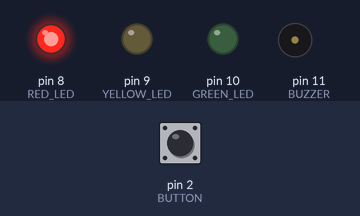
The sketch below on a simulated Arduino Uno, built with avr-gcc and run on an emulated ATmega328P. Shown: output pins drawn as LEDs (lit = HIGH), buzzer (waves = sounding, pin HIGH). Inputs (shaded band) come from the test bench; at power-on: pin 2 (BUTTON) HIGH.

Above: at 2.5 s.
At 7.5 s:
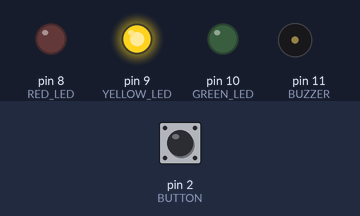
At 13.5 s:
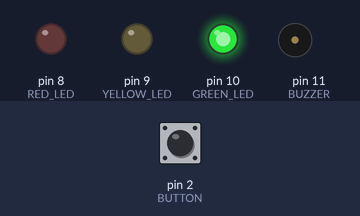
Timing chart, 0 to 22.1 s (numbered marks = the images above):
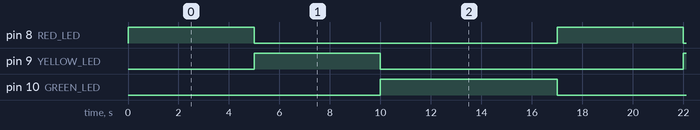

Measured:
- by itself, pin 8 (RED_LED), pin 9 (YELLOW_LED): alternates HIGH for 5.0 s and LOW for 12.0 s
- by itself, pin 10 (GREEN_LED): alternates HIGH for 7.0 s and LOW for 10.0 s
- by itself, everything shown: repeats every 17.0 s, in 3 steps

The sketch:

TRAFFIC_LIGHTS.ino
```cpp
/*
  Smart Traffic Light Controller
  Team: CASCADE-X

  Hardware:
  Gaurav Singh Chandel

  Software:
  Anurag Kumar
*/
enum State
{
    RED,
    YELLOW_TO_GREEN,
    GREEN,
    YELLOW_TO_RED,
    PEDESTRIAN
};

// PIN DEFINITIONS

const int RED_LED = 8;
const int YELLOW_LED = 9;
const int GREEN_LED = 10;
const int BUZZER = 11;
const int BUTTON = 2;

// TRAFFIC LIGHT FUNCTIONS

void setRed()
{
    digitalWrite(RED_LED, HIGH);
    digitalWrite(YELLOW_LED, LOW);
    digitalWrite(GREEN_LED, LOW);
}

void setYellow()
{
    digitalWrite(RED_LED, LOW);
    digitalWrite(YELLOW_LED, HIGH);
    digitalWrite(GREEN_LED, LOW);
}

void setGreen()
{
    digitalWrite(RED_LED, LOW);
    digitalWrite(YELLOW_LED, LOW);
    digitalWrite(GREEN_LED, HIGH);
}

void buzzerOff()
{
    digitalWrite(BUZZER, LOW);
}

// FSM VARIABLES

State currentState = RED;

unsigned long previousMillis = 0;

// BUZZER VARIABLES

unsigned long buzzerMillis = 0;

bool buzzerState = false;

// PEDESTRIAN REQUEST

bool pedestrianRequest = false;

// BUTTON DEBOUNCE VARIABLES

unsigned long debounceMillis = 0;

bool currentButtonState = HIGH;
bool lastRawButtonState = HIGH;

bool stableButtonState = HIGH;
bool previousStableState = HIGH;

// BUTTON HANDLER

void handleButton(unsigned long currentMillis)
{
    currentButtonState = digitalRead(BUTTON);

    if (currentButtonState != lastRawButtonState)
    {
        debounceMillis = currentMillis;
    }

    // Check if button remained stable for 50 ms
    if (currentMillis - debounceMillis >= 50)
    {
        stableButtonState = currentButtonState;
    }

    // Detect one genuine button press
    if (stableButtonState == LOW &&
        previousStableState == HIGH)
    {
        if (currentState == GREEN)
        {
            pedestrianRequest = true;
        }
    }
    // Update button states
    previousStableState = stableButtonState;
    lastRawButtonState = currentButtonState;
}

    void setup()
    {
    pinMode(RED_LED, OUTPUT);
    pinMode(YELLOW_LED, OUTPUT);
    pinMode(GREEN_LED, OUTPUT);

    pinMode(BUZZER, OUTPUT);

    pinMode(BUTTON, INPUT_PULLUP);
    }

void loop()
{
    unsigned long currentMillis = millis();

    // Handle button and debounce
    handleButton(currentMillis);

    // TRAFFIC LIGHT FSM

    switch (currentState)
    {
        case RED:

            setRed();
            buzzerOff();

            if (pedestrianRequest)
            {
                currentState = PEDESTRIAN;

                previousMillis = currentMillis;

                // Reset buzzer
                buzzerMillis = currentMillis;
                buzzerState = false;

                buzzerOff();
            }

            else if (currentMillis - previousMillis >= 5000)
            {
                currentState = YELLOW_TO_GREEN;

                previousMillis = currentMillis;
            }

            break;

        case YELLOW_TO_GREEN:

            setYellow();
            buzzerOff();

            if (currentMillis - previousMillis >= 5000)
            {
                currentState = GREEN;

                previousMillis = currentMillis;
            }

            break;

        case GREEN:

            setGreen();
            buzzerOff();

            if (currentMillis - previousMillis >= 7000)
            {
                if (pedestrianRequest)
                {
                    currentState = YELLOW_TO_RED;
                }

                else
                {
                    currentState = RED;
                }

                previousMillis = currentMillis;
            }
            break;

        case YELLOW_TO_RED:

            setYellow();
            buzzerOff();

            if (currentMillis - previousMillis >= 5000)
            {
                currentState = RED;

                previousMillis = currentMillis;
            }

            break;

        case PEDESTRIAN:

            setRed();

            if (currentMillis - buzzerMillis >= 500)  // Buzzer toggles every 500 ms
            {
                buzzerState = !buzzerState;

                digitalWrite(BUZZER, buzzerState);

                buzzerMillis = currentMillis;
            }
            // Pedestrian crossing lasts 5 seconds
            if (currentMillis - previousMillis >= 5000)
            {
                buzzerOff();
                buzzerState = false;
                pedestrianRequest = false;
                currentState = GREEN;
                previousMillis = currentMillis;
            }
           break;
         }
    }
```
